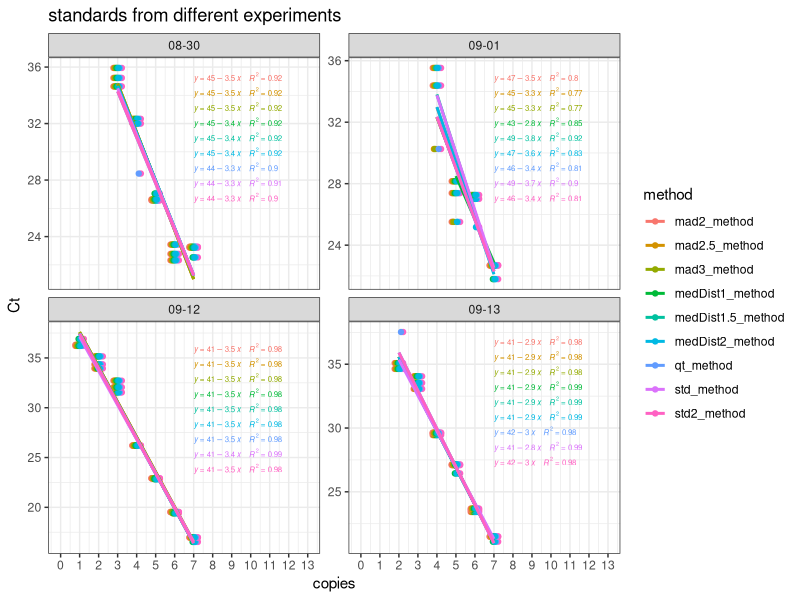
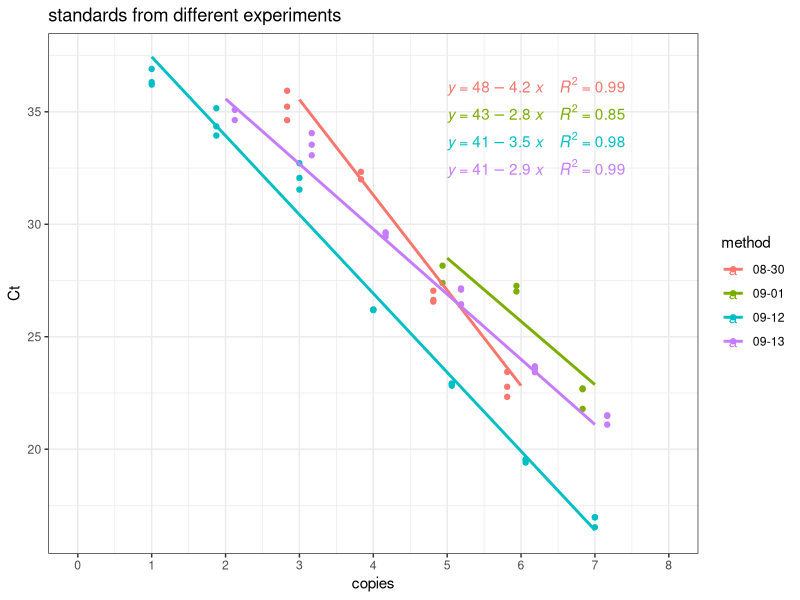

Write R code to recreate these figures, in order. (Note: this script raises an error after producing the figures.)
## ---- chunk 1
library(readxl)
library(tidyr)
library(dplyr)
library(ggplot2)
library(ggpubr)

## ---- chunk 2

#First I opened the .eds files in QuantStudio
# I examined across all the experiments the cycle at which the earliest Cas signal starts coming up. I picked the cycle before that as the maximum cycle for defining the baseline. I selected 1-4 for all experiments. I made sure Rox was not included. I exported the results file in excel format. Then I read in each data set:

data0830 <- read_xlsx("../data/TSV_qPCR/Ct_results/2022-08-30_TSV qPCR sample eval_Results_QuantStudio 12K Flex_export.xlsx", col_names = T,range = "A33:Y250")

data0901 <- read_xlsx("../data/TSV_qPCR/Ct_results/2022-09_01_TSV qPCR sample eval-1_Results_QuantStudio 12K Flex_export.xlsx", col_names = T,range = "A36:Y250")

data0912 <- read_xlsx("../data/TSV_qPCR/Ct_results/2022-09_12_TSV qPCR sample eval-3_Results_QuantStudio 12K Flex_export.xlsx", col_names = T,range = "A33:Y250")

data0913 <- read_xlsx("../data/TSV_qPCR/Ct_results/2022-09_13_TSV qPCR sample eval-4_Results_QuantStudio 12K Flex_export.xlsx", col_names = T,range = "A33:Y250")


## ---- chunk 3
#add date colum
data0830$date <- "08-30"
data0901$date <- "09-01"
data0912$date <- "09-12"
data0913$date <- "09-13"



# replicate info
QS_data <- rbind(data0830, data0901, data0912, data0913) %>% dplyr::select(date,Well, `Well Position`, `Sample Name`, Reporter, CT) %>% filter(Reporter == "FAM") %>% dplyr::select(-Reporter)

#add replicate column
for(i in 1:nrow(QS_data)){
    if(grepl("1|4",QS_data$`Well Position`[i])){
      QS_data$Replicate[i] <- 1
    }
    if(grepl("2|5",QS_data$`Well Position`[i])){
      QS_data$Replicate[i] <- 2
    }
    if(grepl("3|6",QS_data$`Well Position`[i])){
      QS_data$Replicate[i] <- 3
    }
    if(grepl("4|9",QS_data$`Well Position`[i])){
      QS_data$Replicate[i] <- 4
    }
    if(grepl("5|10",QS_data$`Well Position`[i])){
      QS_data$Replicate[i] <- 5
    }
}

#add sample type column
QS_data$sample_type <- ifelse(grepl("Val", QS_data$`Sample Name`),"UNK", "STD")

#create column for number of replicates
QS_data <- QS_data %>% group_by(date, `Sample Name`) %>% mutate(num_reps = n())

#create template column
QS_data$template <- gsub(".*-","",QS_data$`Sample Name`)
 
## ---- chunk 4
QS_STD_data_stats <- QS_data %>% filter(sample_type == "STD") %>% filter(CT !="Undetermined") %>% mutate(CT = as.numeric(CT)) %>% group_by(date, template,num_reps)%>% summarise(FivNum = list(fivenum(CT)),mean = mean(CT), sd = sd(CT), count = sum(!is.na(CT)), mad_CT = mad(CT)) %>% mutate(FivNum = lapply(FivNum,setNames,nm = c("min", "FirstQ", "median","ThirdQ", "max"))) %>% unnest_wider(FivNum) %>% mutate(lwr_sd_CT = mean - sd,upr_sd_CT = mean + sd,lwr_mad_CT = median-(mad_CT * 2.5), upr_mad_CT = median+(mad_CT * 2.5), upr_qt_CT = ThirdQ + (1.5 * (ThirdQ - FirstQ)),lwr_qt_CT = FirstQ - (1.5 * (ThirdQ - FirstQ))) %>% filter(count >=num_reps/2) 
  
  
QS_STD_data <- merge(QS_data %>% filter(sample_type == "STD") %>% filter(CT !="Undetermined") %>%  mutate(CT = as.numeric(CT)) ,QS_STD_data_stats, by = c("date", "template","num_reps"))

#create columns for each method denoting whether or not to keep the data point

QS_STD_data$std_method <- ifelse(QS_STD_data$CT >= QS_STD_data$mean - QS_STD_data$sd & QS_STD_data$CT <= QS_STD_data$mean + QS_STD_data$sd,"keep","remove")
QS_STD_data$std2_method <- ifelse(QS_STD_data$CT >= QS_STD_data$mean - QS_STD_data$sd*2 & QS_STD_data$CT <= QS_STD_data$mean + QS_STD_data$sd*2,"keep","remove")

QS_STD_data$mad2_method <- ifelse(QS_STD_data$CT >= QS_STD_data$median-(QS_STD_data$mad_CT * 2) & QS_STD_data$CT <= QS_STD_data$median+(QS_STD_data$mad_CT * 2),"keep","remove")
QS_STD_data$mad2.5_method <- ifelse(QS_STD_data$CT >= QS_STD_data$median-(QS_STD_data$mad_CT * 2.5) & QS_STD_data$CT <= QS_STD_data$median+(QS_STD_data$mad_CT * 2.5),"keep","remove")
QS_STD_data$mad3_method <- ifelse(QS_STD_data$CT >= QS_STD_data$median-(QS_STD_data$mad_CT * 3) & QS_STD_data$CT <= QS_STD_data$median+(QS_STD_data$mad_CT * 3),"keep","remove")


QS_STD_data$qt_method <- ifelse(QS_STD_data$CT >= QS_STD_data$lwr_qt_CT & QS_STD_data$CT <= QS_STD_data$upr_qt_CT,"keep","remove")

QS_STD_data$medDist1_method <- ifelse(QS_STD_data$CT >= QS_STD_data$median -1 & QS_STD_data$CT <= QS_STD_data$median +1, "keep", "remove")
QS_STD_data$medDist1.5_method <- ifelse(QS_STD_data$CT >= QS_STD_data$median -1.5 & QS_STD_data$CT <= QS_STD_data$median +1.5, "keep", "remove")
QS_STD_data$medDist2_method <- ifelse(QS_STD_data$CT >= QS_STD_data$median -2 & QS_STD_data$CT <= QS_STD_data$median +2, "keep", "remove")


QS_STD_data %>% pivot_longer(cols = grep("_method",colnames(QS_STD_data)), names_to = "method", values_to = "action") %>% filter(action == "keep") %>% group_by( date, method,template,num_reps) %>% mutate(count2 = n()) %>% filter(count2 >=num_reps/2) %>% ungroup() %>% ggplot(aes(x = as.numeric(template), y = CT, color = method))+ geom_point(position = position_dodge(width = 0.5)) + geom_smooth(method = "lm", se = F)+ stat_regline_equation(label.x = c(rep(7, 9)),aes(label = paste(..eq.label.., ..rr.label.., sep = "~~~~")), formula = y~ x, size = 2)+ theme_bw() + labs(color = "method", y = "Ct", x = "copies") +  ggtitle("standards from different experiments") + facet_wrap(~date, scale = "free_y")+ scale_x_continuous(breaks =  c(seq(0,13,1)), limits = c(0,13))

## ---- chunk 5

QS_STD_data %>% pivot_longer(cols = grep("_method",colnames(QS_STD_data)), names_to = "method", values_to = "action") %>% filter(action == "keep") %>% group_by( date, method,template,num_reps) %>% mutate(count2 = n()) %>% filter(count2 >=num_reps/2) %>% ungroup() %>% filter(method == "medDist1_method")%>% filter(date != "08-30" | template != 7) %>%ggplot(aes(x = as.numeric(template), y = CT, color = date))+ geom_point(position = position_dodge(width = 0.5)) + geom_smooth(method = "lm", se = F)+ stat_regline_equation(label.x = c(rep(5, 9)),aes(label = paste(..eq.label.., ..rr.label.., sep = "~~~~")), formula = y~ x)+ theme_bw() + labs(color = "method", y = "Ct", x = "copies") +  ggtitle("standards from different experiments") + scale_x_continuous(breaks =  c(seq(0,8,1)), limits = c(0,8))

## ---- chunk 6
slopes <- QS_STD_data %>% pivot_longer(cols = grep("_method",colnames(QS_STD_data)), names_to = "method", values_to = "action") %>% filter(action == "keep") %>% group_by( date, method,template,num_reps) %>% mutate(count2 = n()) %>% filter(count2 >=num_reps/2) %>% ungroup() %>% filter(method == "medDist1_method")%>% filter(date != "08-30" | template != 7)  %>% group_by(date) %>%  do(model = broom::tidy(lm(CT ~ as.numeric(template), data =.))) %>% unnest_wider(model) %>% dplyr::select(-term) %>% pivot_longer(2:5, names_to = "param", values_to = "vals") %>% unnest_wider(vals) %>% rename(intercept =3, slope=4) %>% filter(param == "estimate") %>% dplyr::select(-param)

#09-01 is a really bad curve. Use the 9/13 lm coefficients for this one

slopes$intercept[2] <- slopes$intercept[4]
slopes$slope[2] <- slopes$slope[4]
## ---- chunk 7
QS_data_filtered <- merge(QS_data %>%filter(CT !="Undetermined")%>%  group_by(date,`Sample Name`,template,num_reps)%>% summarise(FivNum = list(fivenum(as.numeric(CT))), count = sum(!is.na(CT))) %>% mutate(FivNum = lapply(FivNum,setNames,nm = c("min", "FirstQ", "median","ThirdQ", "max"))) %>% unnest_wider(FivNum) %>% filter(count >= num_reps/2), QS_data %>% filter(CT !="Undetermined") %>% mutate(CT = as.numeric(CT)) %>% filter(template > 0) , by = c("date", "Sample Name","template", "num_reps")) %>%   mutate(medDist1_method = ifelse(CT >= median -1 & CT <= median +1, "keep", "remove")) %>% filter(medDist1_method == "keep") %>% group_by(date,`Sample Name`,template,num_reps) %>% mutate(count2 = n()) %>% filter(count2 >=num_reps/2) %>% filter(!grepl("Water", template))


#merge filtered data with slope data 

QS_data_filtered <- merge(QS_data_filtered,slopes, by = c("date"))


#predict copies from CT values
QS_data_filtered <- QS_data_filtered %>% mutate(log10cp = (CT - intercept)/slope)


QS_data_filtered_summ <- QS_data_filtered%>% group_by(date,`Sample Name`, template) %>% summarise(mean_CT = mean(CT), sd_CT = sd(CT), mean_log10cp = mean(log10cp), sd_log10cp = sd(log10cp), mean_copies = mean(10^log10cp),sd_copies = sd(10^log10cp))
## ---- chunk 8
QS_data_filtered_summ %>% mutate(sample_type = ifelse(grepl("p", `Sample Name`), "standard", "unknown"))%>% filter(grepl("p", `Sample Name`)) %>% filter(date != "08-30" | template != 7) %>%ggplot(aes(x = as.numeric(template), y = mean_CT, color = date))+ geom_point(position = position_dodge(width = 0.5)) + geom_smooth(method = "lm", se = F)+ stat_regline_equation(label.x = c(rep(7, 9)),aes(label = paste(..eq.label.., ..rr.label.., sep = "~~~~")), formula = y~ x, size = 2)+ theme_bw() + labs(color = "date", y = "Ct", x = "copies") +  ggtitle("standards from different experiments after filtering data") + scale_x_continuous(breaks =  c(seq(0,13,1)), limits = c(0,13))


## ---- chunk 9

qPCR_dil_data <- read_xlsx("../data/TSV_dil_data.xlsx", sheet = "SRM_qPCR")

#merge dilution data with copies data
QS_data_filtered_summ_val <- merge(QS_data_filtered_summ, qPCR_dil_data, by = "Sample Name")


#calculate copies/rxn
QS_data_filtered_summ_val$copies_per_uL_OG_sample <- QS_data_filtered_summ_val$mean_copies/ as.numeric(QS_data_filtered_summ_val$`uL of original sample/rxn`)

QS_data_filtered_summ_val$sd_copies_per_uL_OG_sample <- QS_data_filtered_summ_val$sd_copies/ as.numeric(QS_data_filtered_summ_val$`uL of original sample/rxn`)

write.csv(QS_data_filtered_summ_val %>% dplyr::select(-template), "../intermediate_files/TSV_qPCR_SRM.csv", quote = F, row.names = F)

